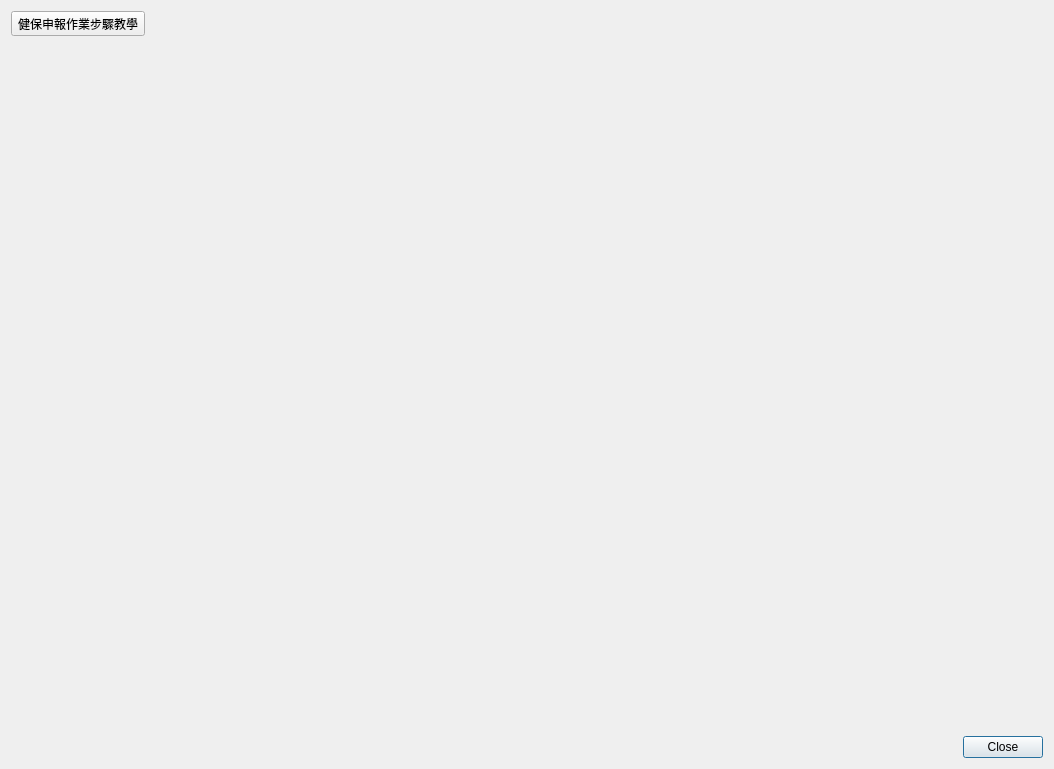
<?xml version="1.0" encoding="UTF-8"?>
<ui version="4.0">
 <class>Dialog_tutorial_videos</class>
 <widget class="QDialog" name="Dialog_tutorial_videos">
  <property name="windowModality">
   <enum>Qt::NonModal</enum>
  </property>
  <property name="geometry">
   <rect>
    <x>0</x>
    <y>0</y>
    <width>1054</width>
    <height>769</height>
   </rect>
  </property>
  <property name="sizePolicy">
   <sizepolicy hsizetype="Preferred" vsizetype="Preferred">
    <horstretch>0</horstretch>
    <verstretch>0</verstretch>
   </sizepolicy>
  </property>
  <property name="windowTitle">
   <string>教學影片</string>
  </property>
  <property name="modal">
   <bool>false</bool>
  </property>
  <layout class="QVBoxLayout" name="verticalLayout">
   <item>
    <layout class="QGridLayout" name="gridLayout">
     <item row="0" column="0">
      <widget class="QToolButton" name="toolButton_ins_apply">
       <property name="text">
        <string>健保申報作業步驟教學</string>
       </property>
       <property name="toolButtonStyle">
        <enum>Qt::ToolButtonTextBesideIcon</enum>
       </property>
      </widget>
     </item>
     <item row="1" column="0">
      <spacer name="verticalSpacer">
       <property name="orientation">
        <enum>Qt::Vertical</enum>
       </property>
       <property name="sizeHint" stdset="0">
        <size>
         <width>20</width>
         <height>40</height>
        </size>
       </property>
      </spacer>
     </item>
     <item row="0" column="1">
      <spacer name="horizontalSpacer">
       <property name="orientation">
        <enum>Qt::Horizontal</enum>
       </property>
       <property name="sizeHint" stdset="0">
        <size>
         <width>40</width>
         <height>20</height>
        </size>
       </property>
      </spacer>
     </item>
    </layout>
   </item>
   <item>
    <widget class="QDialogButtonBox" name="buttonBox">
     <property name="standardButtons">
      <set>QDialogButtonBox::Close</set>
     </property>
    </widget>
   </item>
  </layout>
 </widget>
 <resources/>
 <connections/>
</ui>
